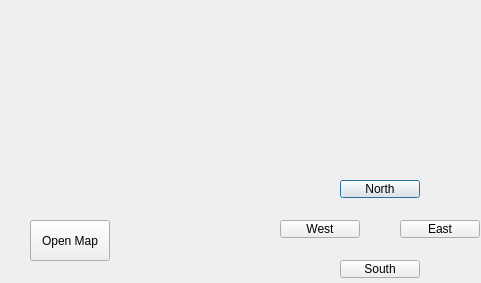
<?xml version="1.0" encoding="UTF-8"?>
<ui version="4.0">
 <class>mainwindow</class>
 <widget class="QDialog" name="mainwindow">
  <property name="geometry">
   <rect>
    <x>0</x>
    <y>0</y>
    <width>481</width>
    <height>283</height>
   </rect>
  </property>
  <property name="windowTitle">
   <string>Dialog</string>
  </property>
  <widget class="QPushButton" name="North">
   <property name="geometry">
    <rect>
     <x>340</x>
     <y>180</y>
     <width>80</width>
     <height>18</height>
    </rect>
   </property>
   <property name="text">
    <string>North</string>
   </property>
  </widget>
  <widget class="QLabel" name="OutputWindow">
   <property name="geometry">
    <rect>
     <x>20</x>
     <y>20</y>
     <width>271</width>
     <height>151</height>
    </rect>
   </property>
   <property name="text">
    <string/>
   </property>
  </widget>
  <widget class="QPushButton" name="West">
   <property name="geometry">
    <rect>
     <x>280</x>
     <y>220</y>
     <width>80</width>
     <height>18</height>
    </rect>
   </property>
   <property name="text">
    <string>West</string>
   </property>
  </widget>
  <widget class="QPushButton" name="East">
   <property name="geometry">
    <rect>
     <x>400</x>
     <y>220</y>
     <width>80</width>
     <height>18</height>
    </rect>
   </property>
   <property name="text">
    <string>East</string>
   </property>
  </widget>
  <widget class="QPushButton" name="South">
   <property name="geometry">
    <rect>
     <x>340</x>
     <y>260</y>
     <width>80</width>
     <height>18</height>
    </rect>
   </property>
   <property name="text">
    <string>South</string>
   </property>
  </widget>
  <widget class="QPushButton" name="Map">
   <property name="geometry">
    <rect>
     <x>30</x>
     <y>220</y>
     <width>80</width>
     <height>41</height>
    </rect>
   </property>
   <property name="text">
    <string>Open Map</string>
   </property>
  </widget>
 </widget>
 <resources/>
 <connections/>
</ui>
